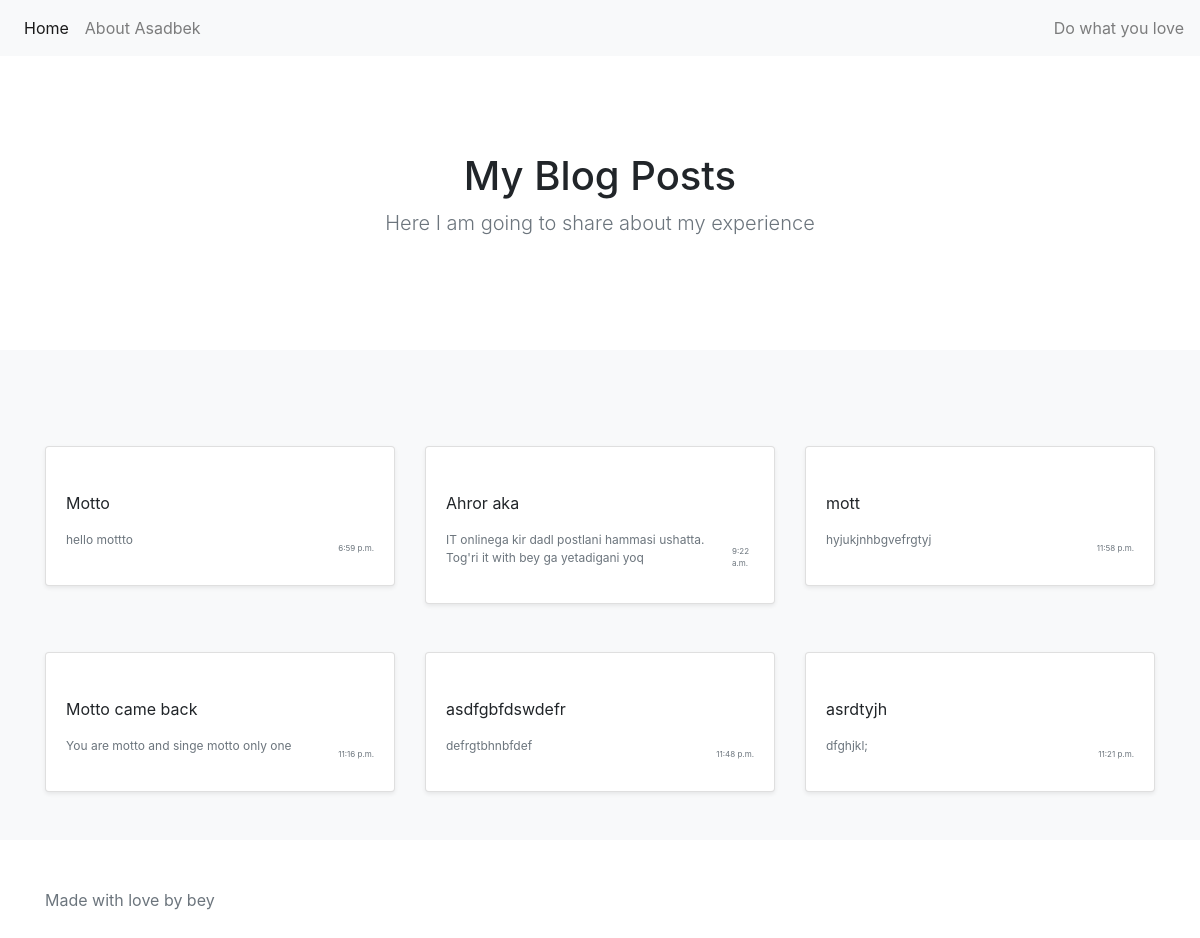
The page / on the database its author committed.
### first_app/models.py (models this page shows, shortened)
class BlogPost(models.Model):
    title = models.CharField(max_length=150)
    description = models.TextField(max_length=400)
    finished = models.BooleanField(default=False)
    date = models.DateTimeField(default=datetime.now,blank=True)
    image = models.CharField(max_length=400,default = "https://images.unsplash.com/photo-1471107340929-a87cd0f5b5f3?ixid=MXwxMjA3fDB8MHxwaG90by1wYWdlfHx8fGVufDB8fHw%3D&ixlib=rb-1.2.1&auto=format&fit=crop&w=966&q=80")

### first_app/views.py (the view)
# urls.py: path('',views.index),
def index(request):
    post_list = BlogPost.objects.all()
    return render(request,"hfiles/index.html",{"blog_list":post_list[::-1]})

### templates/hfiles/index.html
{%extends "hfiles/base.html"%}
    {% block kirish%}
    <section class="py-5 text-center container">
        <div class="row py-lg-5">
            <div class="col-lg-6 col-md-8 mx-auto">
                <h1 class="fw-light">My Blog Posts</h1>
                <p class="lead text-muted">Here I am going to share about my experience</p>
            </div>
        </div>
    </section>
    {% endblock kirish%}

### templates/hfiles/base.html (shortened to what this page needs)
<!doctype html>
<html lang="en">
<head>
    <link rel="stylesheet" href="https://stackpath.bootstrapcdn.com/bootstrap/4.5.2/css/bootstrap.min.css"
>
    <link href="/docs/5.0/dist/css/bootstrap.min.css" rel="stylesheet"
>
</head>
<body>
<nav class="navbar navbar-expand-lg navbar-light bg-light">
    <div class="collapse navbar-collapse" id="navbarText">
        <ul class="navbar-nav mr-auto">
            <li class="nav-item active">
                <a class="nav-link" href="/">Home <span class="sr-only">(current)</span></a>
            </li>
            <li class="nav-item">
                <a class="nav-link" href="/about">About Asadbek</a>
            </li>
        </ul>
        <span class="navbar-text">
      Do what you love
    </span>
    </div>
</nav>
<main>
    {% block kirish %}
    {% endblock kirish %}
        <div class="album py-5 bg-light">
        <div class="container">
    <div class="row row-cols-1 row-cols-sm-2 row-cols-md-3 g-3">
        {% for post in blog_list%}
        <div class="col mt-5 ">
          <div class="card shadow-sm">
            <div>
            </div>
            <div class="card-body">
              <p class="card-text">{{post.title}}</p>
              <div class="d-flex justify-content-between align-items-center">
                <p style="font-size: 12px;" class="text-muted">
                    {{post.description}}
                </p>
                <small style="font-size: 8px;" class="text-muted">{{post.date.time}}</small>
              </div>
            </div>
          </div>
        </div>
        {% endfor %}
      </div>
        </div>
      </div>
</main>
<footer class="text-muted py-5">
    <div class="container">
        <p>Made with love by bey</p>
    </div>
</footer>
</body>
</html>

### rows shown on the page
BlogPost: title "Motto", description "hello mottto", date.time "6:59 p.m."
BlogPost: title "Ahror aka", description "IT onlinega kir dadl postlani hammasi ushatta. Tog'ri it with bey ga yetadigani yoq", date.time "9:22 a.m."
BlogPost: title "mott", description "hyjukjnhbgvefrgtyj", date.time "11:58 p.m."
BlogPost: title "Motto came back", description "You are motto and singe motto only one", date.time "11:16 p.m."
BlogPost: title "asdfgbfdswdefr", description "defrgtbhnbfdef", date.time "11:48 p.m."
BlogPost: title "asrdtyjh", description "dfghjkl;", date.time "11:21 p.m."
